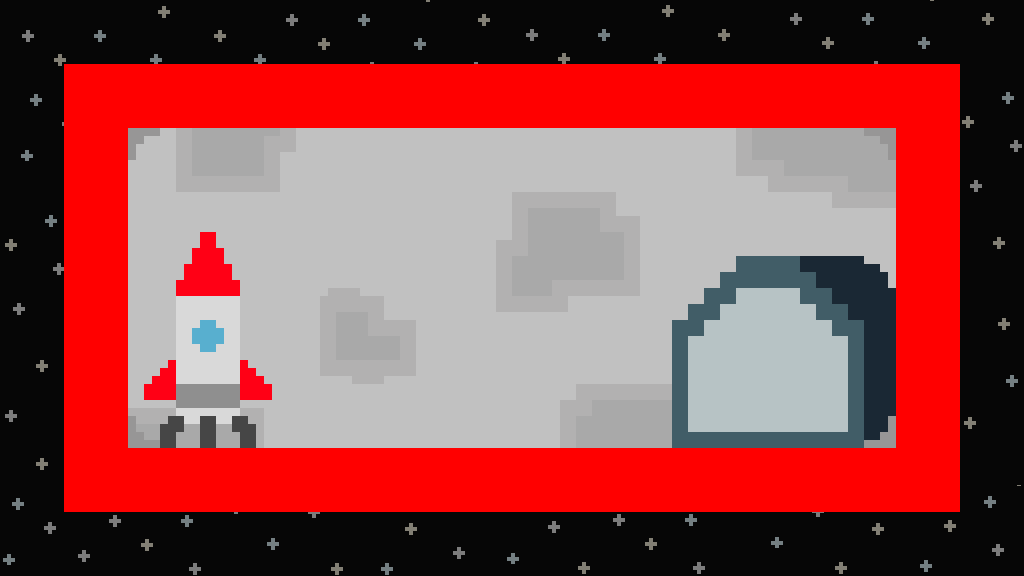

The image is a tile-based game level rendered from a .tmx file. Its description and complete source (layers, tilesets, objects, tile grids) follow:
An orthogonal 16x9 tile map with 64x64 px tiles, 2 tile layers (background, collisions), 2 tilesets.

<map version="1.10" tiledversion="1.12.1" orientation="orthogonal" renderorder="right-down" width="16" height="9" tilewidth="64" tileheight="64" infinite="0" nextlayerid="3" nextobjectid="1">
 <tileset firstgid="1" source="../tilesets/backgroundLevel1.tsx" />
 <tileset firstgid="145" source="../tilesets/collision.tsx" />
 <layer id="1" name="background" width="16" height="9">
  <data encoding="csv">
1,2,3,4,5,6,7,8,9,10,11,12,13,14,15,16,
17,18,19,20,21,22,23,24,25,26,27,28,29,30,31,32,
33,34,35,36,37,38,39,40,41,42,43,44,45,46,47,48,
49,50,51,52,53,54,55,56,57,58,59,60,61,62,63,64,
65,66,67,68,69,70,71,72,73,74,75,76,77,78,79,80,
81,82,83,84,85,86,87,88,89,90,91,92,93,94,95,96,
97,98,99,100,101,102,103,104,105,106,107,108,109,110,111,112,
113,114,115,116,117,118,119,120,121,122,123,124,125,126,127,128,
129,130,131,132,133,134,135,136,137,138,139,140,141,142,143,144
</data>
 </layer>
 <layer id="2" name="collisions" width="16" height="9">
  <data encoding="csv">
0,0,0,0,0,0,0,0,0,0,0,0,0,0,0,0,
0,145,145,145,145,145,145,145,145,145,145,145,145,145,145,0,
0,145,0,0,0,0,0,0,0,0,0,0,0,0,145,0,
0,145,0,0,0,0,0,0,0,0,0,0,0,0,145,0,
0,145,0,0,0,0,0,0,0,0,0,0,0,0,145,0,
0,145,0,0,0,0,0,0,0,0,0,0,0,0,145,0,
0,145,0,0,0,0,0,0,0,0,0,0,0,0,145,0,
0,145,145,145,145,145,145,145,145,145,145,145,145,145,145,0,
0,0,0,0,0,0,0,0,0,0,0,0,0,0,0,0
</data>
 </layer>
</map>
